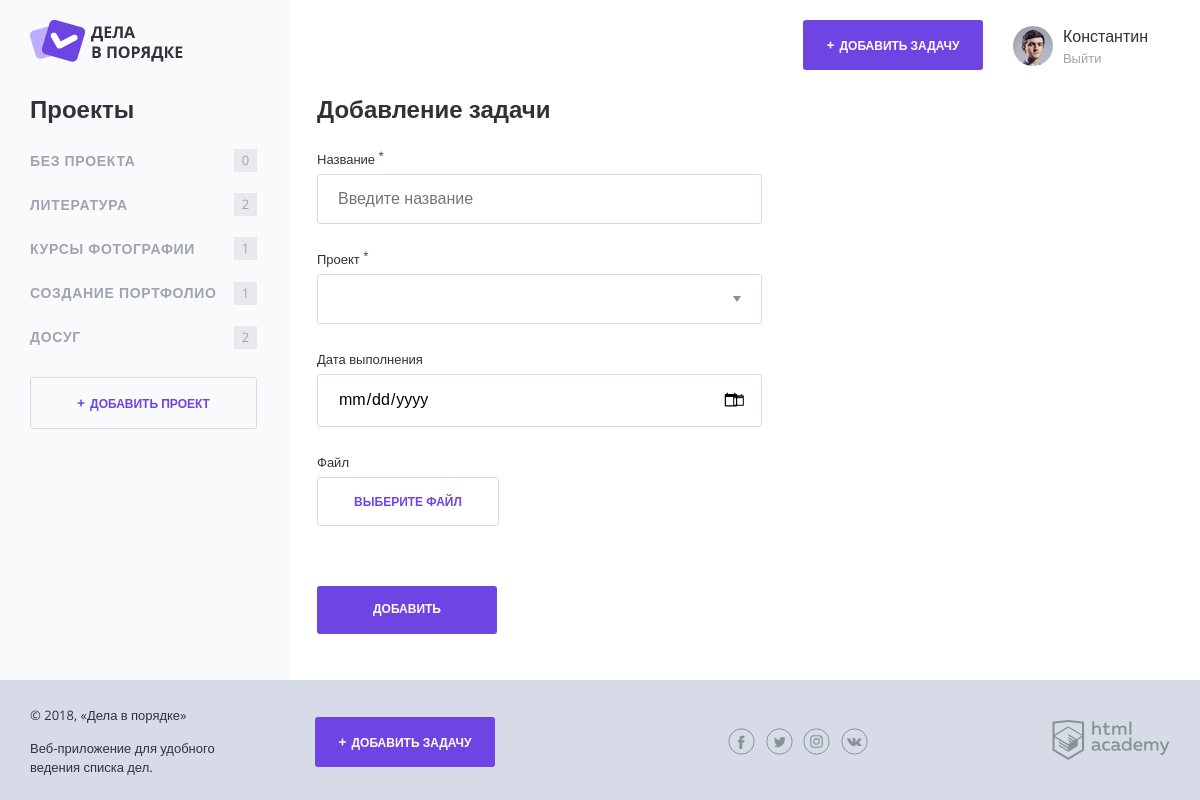
The page /add.php on the database its author committed.
### tables this page shows
CREATE TABLE projects (
  project_id INT AUTO_INCREMENT PRIMARY KEY NOT NULL,
  title CHAR(30) NOT NULL,
  user_id INT NOT NULL
);

### functions.php (called while the page is built, shortened)
<?php
function calculate_unsorted_tasks($tasks_array) {
  $total_tasks = 0;
  return $total_tasks;
}
function include_template($name, $data) {
  $name = 'templates/' . $name;
  extract($data);
  require_once $name;
  $result = ob_get_clean();
return $result;
}
function get_array_from_sql ($connect, $result) {
  mysqli_set_charset($connect, "utf8");
  $result = mysqli_query($connect, $result);
  $array = null;
  if ($result) {
    $array = mysqli_fetch_all($result, MYSQLI_ASSOC);
  }
  return $array;
}
?>

### sql-requests.php (called while the page is built, shortened)
<?php
function get_projects_array($user_id) {
    $sql_projects = "SELECT projects.title, projects.project_id, COUNT(task_id)
      AS tasks_amount
      FROM tasks
      JOIN projects
      ON tasks.project_id= projects.project_id
      WHERE projects.user_id = $user_id  GROUP BY tasks.project_id;";
    return $sql_projects;
}

### templates/add-task.php (the view, shortened to what this page needs)
<h2 class="content__main-heading">Добавление задачи</h2>
<form class="form" action="add.php" method="post" enctype="multipart/form-data">
  <div class="form__row">
    <label class="form__label" for="name">Название <sup>*</sup></label>
    <input class="form__input <?php if (isset($errors['title'])): ?>form__input--error<?php endif; ?>" type="text" name="title" id="name" value="<?php if (isset($_POST['title'])): ?><?= $_POST['title']?> <?php endif; ?>" placeholder="Введите название">
  </div>
  <div class="form__row">
    <label class="form__label" for="project">Проект <sup>*</sup></label>
    <select class="form__input form__input--select" name="project_id" id="project">
    <option value=""></option>
    <?php foreach ($projects as $project): ?>
      <option value="<?=$project['project_id'] ?>"><?=$project['title']?></option>
    <?php endforeach;?>
    </select>
  </div>
  <div class="form__row">
    <label class="form__label" for="date">Дата выполнения</label>
    <input class="form__input form__input--date <?php if (isset($errors['deadline'])): ?>form__input--error<?php endif; ?>" type="date" name="deadline" id="date" value="<?= $_POST['deadline'] ?>" placeholder="Введите дату в формате ДД.ММ.ГГГГ">
  </div>
  <div class="form__row">
    <label class="form__label" for="preview">Файл</label>
    <div class="form__input-file">
      <label class="button button--transparent" for="preview">
        <span>Выберите файл</span>
      </label>
    </div>
  </div>
  <div class="form__row form__row--controls">
    <input class="button" type="submit" name="submit" value="Добавить">
  </div>
</form>

### templates/layout.php (shortened to what this page needs)
<!DOCTYPE html>
<html lang="ru">
<head>
    <link rel="stylesheet" href="css/normalize.css">
    <link rel="stylesheet" href="css/style.css">
    <link rel="stylesheet" href="css/flatpickr.min.css">
</head>
<body>
<div class="page-wrapper">
    <div class="container container--with-sidebar">
        <header class="main-header">
            <a href="/">
                <img src="img/logo.png" width="153" height="42" alt="Логотип Дела в порядке">
            </a>
            <div class="main-header__side">
                <a class="main-header__side-item button button--plus open-modal" href="add.php">Добавить задачу</a>
                <div class="main-header__side-item user-menu">
                    <div class="user-menu__image">
                        <img src="img/user-pic.jpg" width="40" height="40" alt="Пользователь">
                    </div>
                    <div class="user-menu__data">
                        <p>Константин</p>
                        <a href="#">Выйти</a>
                    </div>
                </div>
            </div>
        </header>
        <div class="content">
            <section class="content__side">
                <h2 class="content__side-heading">Проекты</h2>
                <nav class="main-navigation">
                    <ul class="main-navigation__list">
                      <li class="main-navigation__list-item">
                          <a class="main-navigation__list-item-link" href="?project_id">Без проекта</a>
                          <span class="main-navigation__list-item-count"><?= calculate_unsorted_tasks($default_tasks)?></span>
                      </li>
                      <?php foreach ($projects as $project): ?>
                        <li class="main-navigation__list-item">
                            <a class="main-navigation__list-item-link" href="?project_id=<?= $project['project_id'] ?>"><?= $project['title']; ?></a>
                            <span class="main-navigation__list-item-count"><?= $project['tasks_amount'] ?></span>
                        </li>
                      <?php endforeach; ?>
                    </ul>
                </nav>
                <a class="button button--transparent button--plus content__side-button"
                   href="pages/form-project.html" target="project_add">Добавить проект</a>
            </section>
            <main class="content__main">
            <?=$content;?>
            </main>
        </div>
    </div>
</div>
<footer class="main-footer">
    <div class="container">
        <div class="main-footer__copyright">
            <p>© 2018, «Дела в порядке»</p>
            <p>Веб-приложение для удобного ведения списка дел.</p>
        </div>
        <a class="main-footer__button button button--plus" href="pages/form-task.html">Добавить задачу</a>
        <div class="main-footer__social social">
            <a class="social__link social__link--facebook" href="#">
            </a>
            <a class="social__link social__link--twitter" href="#">
            </a>
            <a class="social__link social__link--instagram" href="#">
            </a>
            <a class="social__link social__link--vkontakte" href="#">
            </a>
        </div>
        <div class="main-footer__developed-by">
            <a href="https://htmlacademy.ru/intensive/php">
                <img src="img/htmlacademy.svg" alt="HTML Academy" width="118" height="40">
            </a>
        </div>
    </div>
</footer>
</body>
</html>

### css/style.css (style rules this page uses)
html, body { height: 100%; }
.page-wrapper { min-height: 100%; margin-bottom: -120px; display: flex; }
.page-wrapper::after { content: ""; display: block; }
.main-footer, .page-wrapper::after { height: 94px; }
body { position: relative; min-width: 1180px; font-size: 16px; font-family: "OpenSans", sans-serif; color: #31313a; }
a { text-decoration: none; }
.container { width: 1140px; margin: 0 auto; padding: 0 20px; }
.container--with-sidebar { position: relative; }
.container--with-sidebar::after { content: ""; position: absolute; top: 0; left: calc(-50vw + 280px); z-index: -1; width: 50vw; height: 100%; background-color: #f9fafc; }
.button { display: inline-block; width: 180px; padding: 17px 0; font-weight: 700; font-size: 12px; text-align: center; color: #ffffff; text-transform: uppercase; text-decoration: none; background-color: #6e45e2; border: 0; border-radius: 3px; }
.button--plus::before { content: "+"; margin-right: 5px; font-size: 14px; }
.button--transparent { color: #6e45e2; border: 1px solid #d7dbe8; }
.button--transparent, .button--transparent:hover, .button--transparent:focus, .button--transparent:active { background-color: transparent; }
.main-header { display: flex; justify-content: space-between; padding: 20px 0 26px; }
.main-header__side { display: flex; align-items: center; margin-right: 22px; }
.main-header__side-item { margin-left: 30px; }
.user-menu { display: flex; align-items: center; }
.user-menu__image { flex-shrink: 1; margin-top: 6px; margin-right: 10px; }
.user-menu__image img { border-radius: 50%; }
.user-menu__data p { margin: 3px 0 2px; }
.user-menu__data a { font-size: 13px; color: #9fa4af; }
.content { display: flex; margin-bottom: 120px; }
.content__side { width: 260px; }
.content__side-heading { margin: 0; margin-bottom: 15px; }
.content__side-button { width: 225px; }
.main-navigation { margin-bottom: 18px; }
.main-navigation__list { margin: 0 0 0 -8px; padding: 0; list-style: none; }
.main-navigation__list-item { display: flex; align-items: center; font-size: 14px; color: #9fa4af; text-transform: uppercase; }
.main-navigation__list-item-link { flex-grow: 1; padding: 14px 8px; font-weight: bold; color: inherit; text-decoration: none; letter-spacing: 0.05em; }
.main-navigation__list-item-count { display: inline-block; min-width: 19px; min-height: 19px; margin-right: 33px; padding: 2px; font-size: 13px; line-height: 18px; text-align: center; background-color: #e8e9ee; }
.content__main { flex-grow: 1; padding: 0 30px 0 27px; }
.content__main-heading { margin: 0; margin-bottom: 25px; }
.main-footer { position: relative; padding: 13px 0; background-color: #d7dbe8; }
.main-footer .container { display: flex; align-items: center; }
.main-footer__copyright { width: 215px; margin-right: 70px; font-size: 13px; line-height: 1.5; }
.main-footer__button { margin-right: 202px; }
.main-footer__social { width: 140px; margin-right: 184px; }
.social { display: flex; flex-wrap: wrap; justify-content: space-between; margin-left: auto; }
.social__link { width: 27px; height: 27px; }
.form { max-width: 445px; }
.form__row { margin-bottom: 25px; }
.form__label { display: inline-block; margin-bottom: 7px; font-size: 13px; }
.form__input { box-sizing: border-box; width: 100%; padding: 15px 20px; border: 1px solid #d7dbe8; border-radius: 3px; -webkit-appearance: none; -moz-appearance: none; appearance: none; }
.form__input--select { background: #ffffff url("../img/dropdown.svg") right 20px top 50% no-repeat; }
.form__input--date { background: #ffffff url("../img/icon-calendar.png") right 17px top 50% no-repeat; }
.form__row--controls { margin-top: 60px; margin-bottom: 0; }

### rows shown on the page
projects: title "ЛИТЕРАТУРА", tasks_amount "2"
projects: title "КУРСЫ ФОТОГРАФИИ", tasks_amount "1"
projects: title "СОЗДАНИЕ ПОРТФОЛИО", tasks_amount "1"
projects: title "ДОСУГ", tasks_amount "2"

### other values the page prints
calculate_unsorted_tasks($default_tasks) "0"
